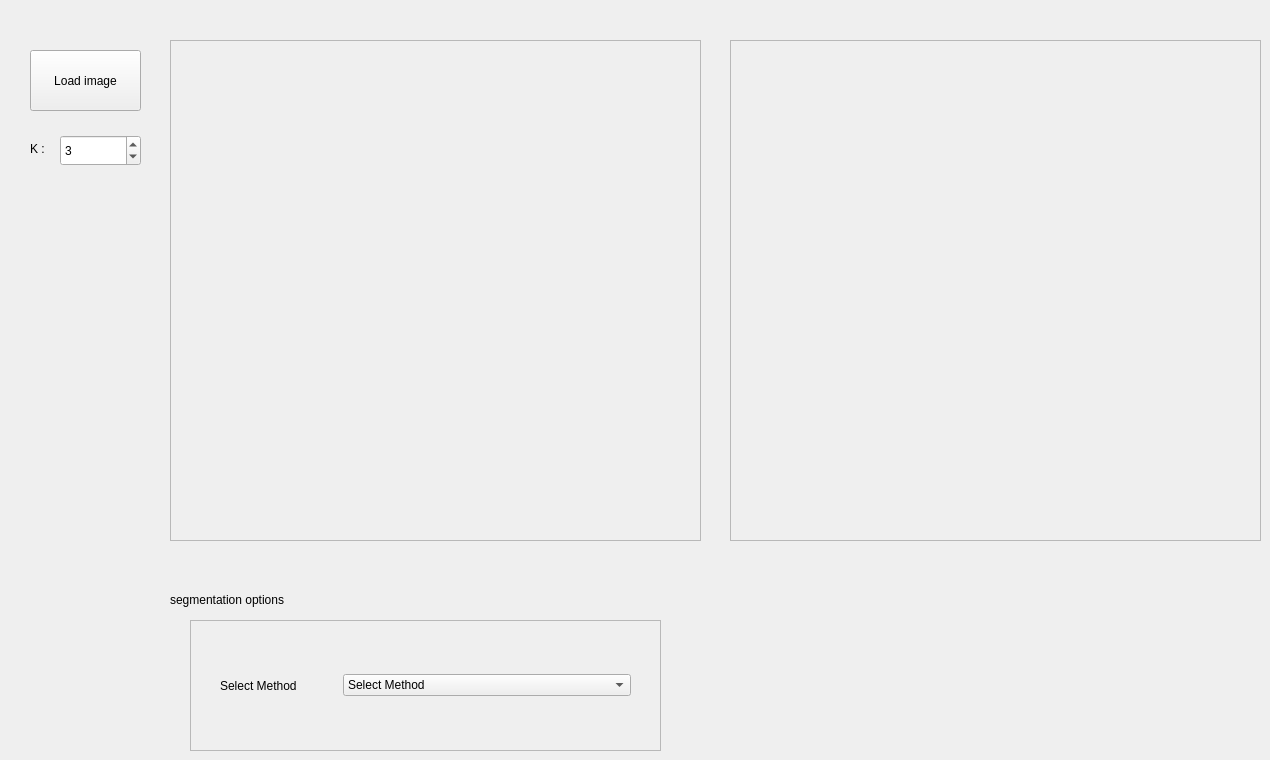
      <widget class="QWidget" name="tab_3">
       <attribute name="title">
        <string>Segmentation</string>
       </attribute>
       <widget class="QPushButton" name="segmentImgBtn">
        <property name="geometry">
         <rect>
          <x>30</x>
          <y>50</y>
          <width>111</width>
          <height>61</height>
         </rect>
        </property>
        <property name="text">
         <string>Load image</string>
        </property>
       </widget>
       <widget class="QFrame" name="frame_12">
        <property name="geometry">
         <rect>
          <x>170</x>
          <y>40</y>
          <width>531</width>
          <height>501</height>
         </rect>
        </property>
        <property name="frameShape">
         <enum>QFrame::StyledPanel</enum>
        </property>
        <property name="frameShadow">
         <enum>QFrame::Raised</enum>
        </property>
        <widget class="QCustomPlot" name="segmentImg" native="true">
         <property name="geometry">
          <rect>
           <x>0</x>
           <y>0</y>
           <width>531</width>
           <height>501</height>
          </rect>
         </property>
        </widget>
       </widget>
       <widget class="QFrame" name="frame_13">
        <property name="geometry">
         <rect>
          <x>730</x>
          <y>40</y>
          <width>531</width>
          <height>501</height>
         </rect>
        </property>
        <property name="frameShape">
         <enum>QFrame::StyledPanel</enum>
        </property>
        <property name="frameShadow">
         <enum>QFrame::Raised</enum>
        </property>
        <widget class="QLabel" name="segmentOutput">
         <property name="geometry">
          <rect>
           <x>0</x>
           <y>0</y>
           <width>531</width>
           <height>501</height>
          </rect>
         </property>
         <property name="text">
          <string/>
         </property>
        </widget>
       </widget>
       <widget class="QLabel" name="label_30">
        <property name="geometry">
         <rect>
          <x>170</x>
          <y>590</y>
          <width>241</width>
          <height>20</height>
         </rect>
        </property>
        <property name="text">
         <string>segmentation options</string>
        </property>
       </widget>
       <widget class="QFrame" name="frame_15">
        <property name="geometry">
         <rect>
          <x>190</x>
          <y>620</y>
          <width>471</width>
          <height>131</height>
         </rect>
        </property>
        <property name="frameShape">
         <enum>QFrame::StyledPanel</enum>
        </property>
        <property name="frameShadow">
         <enum>QFrame::Raised</enum>
        </property>
        <widget class="QWidget" name="widget_4" native="true">
         <property name="geometry">
          <rect>
           <x>30</x>
           <y>20</y>
           <width>411</width>
           <height>91</height>
          </rect>
         </property>
         <layout class="QHBoxLayout" name="horizontalLayout_5">
          <item>
           <widget class="QLabel" name="label_31">
            <property name="sizePolicy">
             <sizepolicy hsizetype="Fixed" vsizetype="Preferred">
              <horstretch>0</horstretch>
              <verstretch>0</verstretch>
             </sizepolicy>
            </property>
            <property name="text">
             <string>Select Method</string>
            </property>
           </widget>
          </item>
          <item>
           <spacer name="horizontalSpacer_3">
            <property name="orientation">
             <enum>Qt::Horizontal</enum>
            </property>
            <property name="sizeType">
             <enum>QSizePolicy::Fixed</enum>
            </property>
            <property name="sizeHint" stdset="0">
             <size>
              <width>40</width>
              <height>20</height>
             </size>
            </property>
           </spacer>
          </item>
          <item>
           <widget class="QComboBox" name="filterSelect_2">
            <property name="sizePolicy">
             <sizepolicy hsizetype="Expanding" vsizetype="Fixed">
              <horstretch>0</horstretch>
              <verstretch>0</verstretch>
             </sizepolicy>
            </property>
            <item>
             <property name="text">
              <string>Select Method</string>
             </property>
            </item>
            <item>
             <property name="text">
              <string>K-Mean</string>
             </property>
            </item>
            <item>
             <property name="text">
              <string>Mean-Shift</string>
             </property>
            </item>
            <item>
             <property name="text">
              <string>Region-Growing</string>
             </property>
            </item>
            <item>
             <property name="text">
              <string>Agglomerative</string>
             </property>
            </item>
           </widget>
          </item>
         </layout>
        </widget>
       </widget>
       <widget class="QSpinBox" name="KBox">
        <property name="geometry">
         <rect>
          <x>60</x>
          <y>135</y>
          <width>81</width>
          <height>31</height>
         </rect>
        </property>
        <property name="minimum">
         <number>1</number>
        </property>
        <property name="value">
         <number>3</number>
        </property>
       </widget>
       <widget class="QLabel" name="label_32">
        <property name="geometry">
         <rect>
          <x>30</x>
          <y>140</y>
          <width>21</width>
          <height>17</height>
         </rect>
        </property>
        <property name="styleSheet">
         <string notr="true">font: 18pt &quot;Ubuntu&quot;;</string>
        </property>
        <property name="text">
         <string>K :</string>
        </property>
       </widget>
      </widget>
